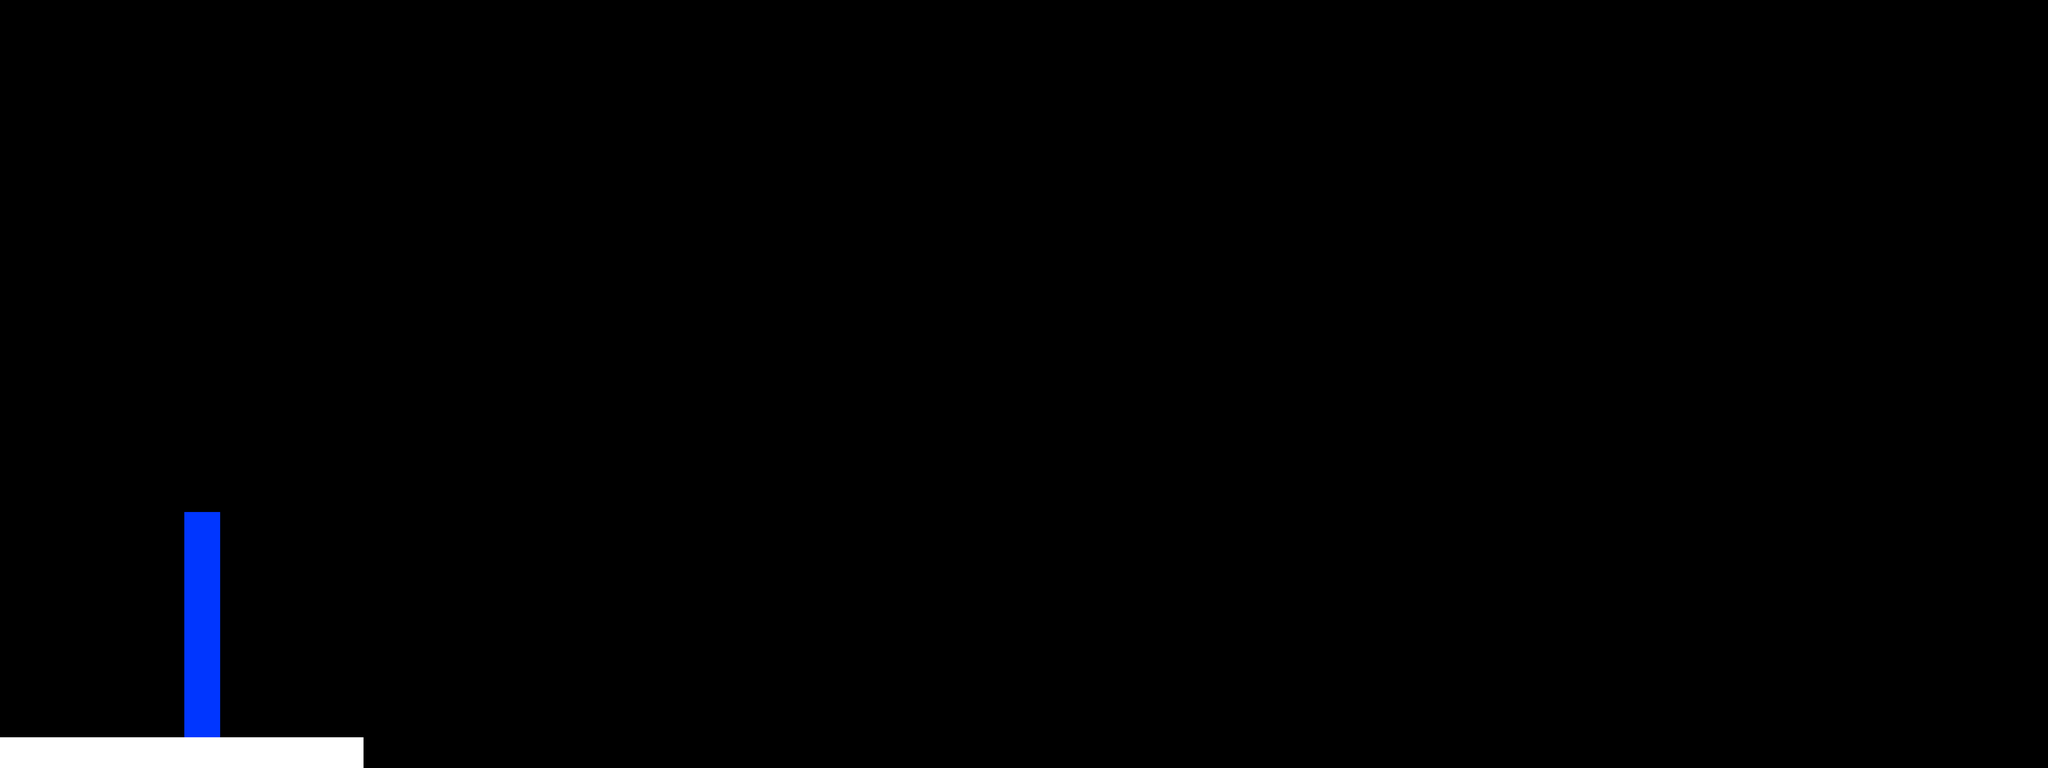

Below is a game level as drawn by its tile map, then a one-line description and the .tmx that defines it (tile-layer data replaced by summaries):
An orthogonal 400x150 tile map with 16x16 px tiles, 4 tile layers (white, blue, red, door) and 3 objects.

<map version="1.0" orientation="orthogonal" renderorder="right-down" width="400" height="150" tilewidth="16" tileheight="16" nextobjectid="50">
 <tileset firstgid="1" name="tileset" tilewidth="16" tileheight="16" tilecount="36">
  <image source="tileset.png" width="96" height="96" />
 </tileset>
 <objectgroup name="white">
  <object id="46" x="1136" y="2400">
   <polyline points="0,0 0,-96 -1136,-96 -1136,0" />
  </object>
 </objectgroup>
 <objectgroup name="blue" />
 <objectgroup name="red" />
 <objectgroup name="boundary" />
 <objectgroup name="white enemies" />
 <objectgroup name="blue enemies" />
 <objectgroup name="red enemies" />
 <objectgroup name="light" />
 <objectgroup name="player">
  <object id="45" x="112" y="1952" width="16" height="16" />
 </objectgroup>
 <objectgroup name="end" />
 <objectgroup name="white sprinters" />
 <objectgroup name="blue sprinters" />
 <objectgroup name="red sprinters" />
 <objectgroup name="unclimbable white slopes" />
 <objectgroup name="unclimbable blue slopes">
  <object id="49" x="576" y="2304">
   <polyline points="0,0 0,-704 112,-704 112,0" />
  </object>
 </objectgroup>
 <objectgroup name="uncimblable red slopes" />
 <layer name="white" width="400" height="150">
  <data>[60000 cells, 426 non-empty, 1 distinct tile ids]</data>
 </layer>
 <layer name="blue" width="400" height="150">
  <data>[60000 cells, 308 non-empty, 1 distinct tile ids]</data>
 </layer>
 <layer name="red" width="400" height="150">
  <data>[60000 cells, 0 non-empty, 0 distinct tile ids]</data>
 </layer>
 <layer name="door" width="400" height="150">
  <data>[60000 cells, 0 non-empty, 0 distinct tile ids]</data>
 </layer>
</map>
